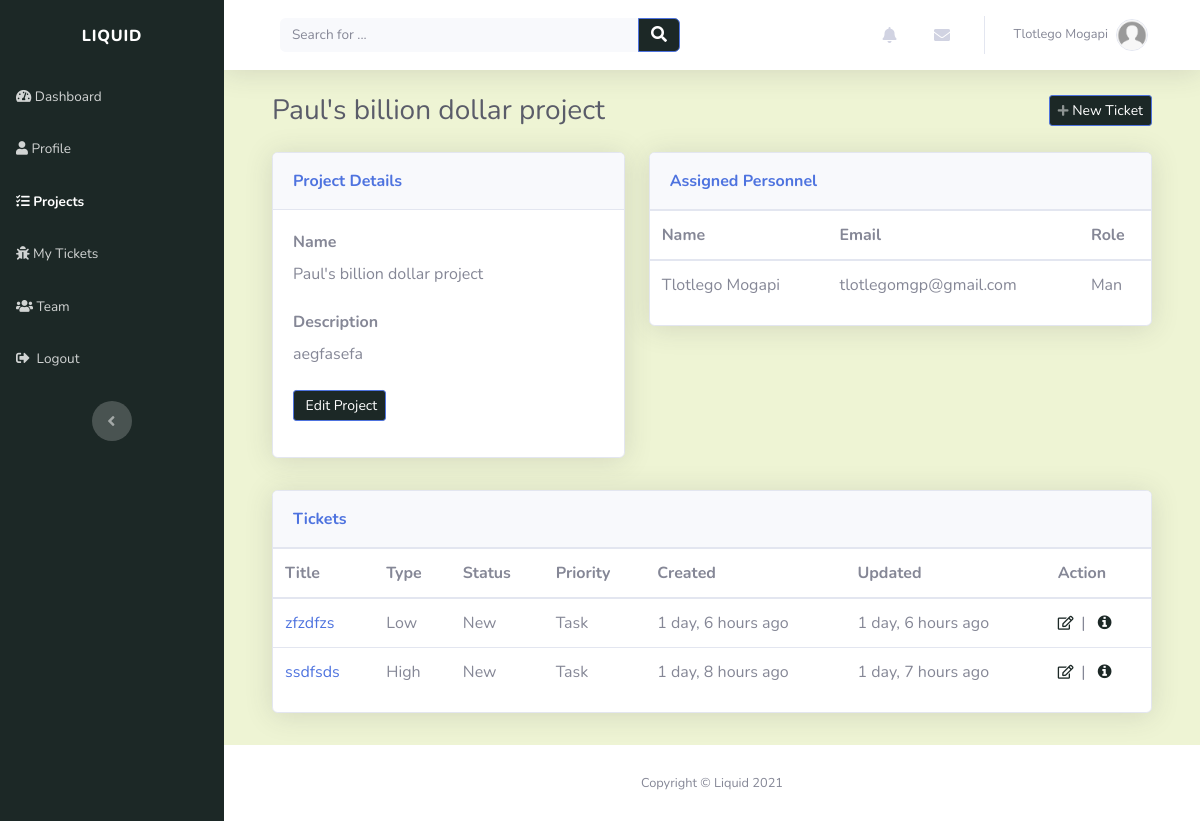
Page /projects/pauls-billion-dollar-project-3w6gdtl8/ (signed in) on the earlier database version.
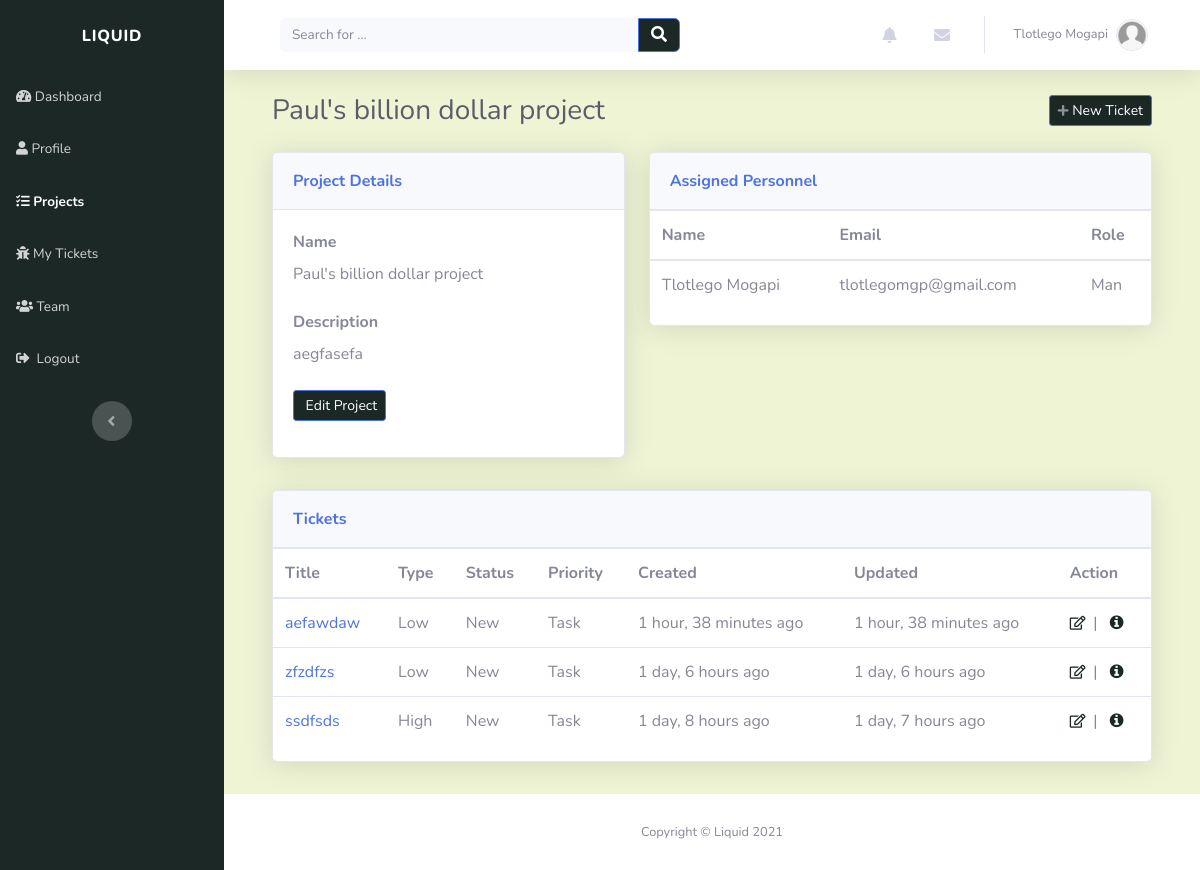
Same page on the later database version.
### account/models.py (models this page shows, shortened)
class Profile(models.Model):
    user = models.OneToOneField(settings.AUTH_USER_MODEL, on_delete=models.CASCADE, unique=True)
    profile_picture = models.ImageField(default='default.jpg', upload_to='profile_images', blank=True)
    website = models.URLField(blank=True)
    first_name = models.CharField(max_length=30, blank=True)
    last_name = models.CharField(max_length=30, blank=True)
    address = models.CharField(max_length=50, blank=True)
    city = models.CharField(max_length=50, blank=True)
    country = models.CharField(max_length=50, blank=True)
    slug = models.SlugField(unique=True, blank=True)
    def __str__(self):
        return self.user.email

class Account(AbstractBaseUser):
    email = models.EmailField(verbose_name="email", max_length=30, unique=True)
    username = models.CharField(max_length=30, unique=True)
    date_created = models.DateTimeField(verbose_name="date created", auto_now_add=True)
    last_login = models.DateTimeField(verbose_name="last login", auto_now=True)
    is_admin = models.BooleanField(default=False)
    is_staff = models.BooleanField(default=False)
    is_active = models.BooleanField(default=True)
    is_super_user = models.BooleanField(default=False)
    USERNAME_FIELD = 'email'
    REQUIRED_FIELDS = ['username']
    objects = AccountManager()

### projects/models.py (models this page shows, shortened)
class Project(models.Model):
    name = models.CharField(max_length=50, unique=True)
    description = models.CharField(max_length=200)
    created_on = models.DateTimeField(verbose_name="date created", auto_now_add=True)
    created_by = models.ForeignKey(Profile, on_delete=models.CASCADE)
    slug = models.SlugField(unique=True, blank=True)
    def __str__(self):
        return self.name

class ProjectRole(models.Model):
    ROLE = (
        ('ADMIN', 'Admin'),
        ('MAN', 'Project Manager'),
    )
    user = models.ForeignKey(Profile, on_delete=models.CASCADE)
    project = models.ForeignKey(Project, on_delete=models.CASCADE)
    user_role = models.CharField(max_length=20, choices=ROLE, default='MAN')
    created_on = models.DateTimeField(verbose_name="date added", auto_now_add=True)

### tickets/models.py (models this page shows, shortened)
class Ticket(models.Model):
    TICKET_PRIORITY = (
        ('LOW', 'Low'),
        ('MEDIUM', 'Medium'),
        ('HIGH', 'High'),
    )
    TICKET_STATUS = (
        ('NEW', 'New'),
        ('IN_PROGRESS', 'In Progress'),
        ('RESOLVED', 'Resolved'),
    )
    TICKET_TYPE = (
        ('TASK', 'Task'),
        ('BUG', 'Bug'),
        ('CHANGE', 'Change'),
        ('FEATURE', 'Feature request')
    )
    title = models.CharField(max_length=50)
    description = models.CharField(max_length=200)
    created_by = models.ForeignKey(Profile, on_delete=models.CASCADE)
    project = models.ForeignKey(Project, related_name="tickets", on_delete=models.CASCADE)
    created_on = models.DateTimeField(verbose_name="created_on", auto_now_add=True)
    updated = models.DateTimeField(verbose_name="date updated", auto_now=True)
    priority = models.CharField(max_length=12, choices=TICKET_PRIORITY, default='LOW')
    status = models.CharField(max_length=12, choices=TICKET_STATUS, default='NEW')
    class_type = models.CharField(max_length=12, choices=TICKET_TYPE, default='TASK')
    slug = models.SlugField(unique=True, blank=True)

### projects/views.py (the view)
# urls.py: path('<slug:slug>/', views.project_detail_view, name="view_project"),
@login_required(login_url='login_page')
def project_detail_view(request, slug):
    context = {}
    project = get_object_or_404(Project, slug=slug)
    context['user_roles'] = ProjectRole.objects.filter(project=project)
    context['tickets'] = Ticket.objects.filter(
        project=project).order_by('-created_on')
    context['project'] = project
    return render(request, "projects/project_detail.html", context)

### index/custom_processors.py (called while the page is built)
def profile_processor(request):
    if request.user.is_authenticated:
        user = request.user
        user_profile = get_object_or_404(Profile, user=user)
        user_messages = DirectMessage.objects.filter(receiver=user_profile).order_by('-created_on')[:5]
        user_alerts = Alert.objects.filter(user=user_profile).order_by('-created_on')[:5]
        return {'profile': user_profile, 'direct_messages': user_messages, 'alerts': user_alerts}
    else:
        return{}

### projects/templates/projects/project_detail.html
{% extends "index/header.html" %} {% load static %} {% block title %}Project{% endblock %} {% block content %}
<div class="container-fluid">
	<div class="d-sm-flex justify-content-between align-items-center mb-4">
		<h3 class="text-dark mb-0">{{project|truncatechars:40}}</h3>
		<a
			class="btn btn-primary btn-sm d-none d-sm-inline-block"
			role="button"
			href="{% url 'add_ticket' project.slug %}"
			style="background: rgb(28, 40, 38)"
			><em class="fas fa-plus fa-sm text-white-50"></em>&nbsp;New Ticket</a
		>
	</div>
	<div class="row mb-3">
		<div class="col-lg-5">
			<div class="row">
				<div class="col">
					<div class="card shadow mb-3">
						<div class="card-header py-3">
							<p class="text-primary m-0 font-weight-bold" style="color: rgb(28, 40, 38)">
								Project Details
							</p>
						</div>
						<div class="card-body">
							<div class="form-row">
								<div class="col">
									<div class="form-group">
										<label for="username"><strong>Name</strong></label>
										<p class="mb-4">{{ project.name }}</p>
									</div>
								</div>
							</div>
							<div class="form-row">
								<div class="col">
									<div class="form-group">
										<label for="first_name"><strong>Description</strong></label>
										<p class="mb-4">{{ project.description }}</p>
									</div>
								</div>
							</div>
							<div class="form-group">
								<a
									class="btn btn-primary btn-sm d-none d-sm-inline-block"
									role="button"
									href="{% url 'edit_project' project.slug %}"
									style="background: rgb(28, 40, 38)"
									>&nbsp;Edit Project</a
								>
							</div>
						</div>
					</div>
				</div>
			</div>
		</div>
		<div class="col-lg-7">
			<div class="row">
				<div class="col">
					<div class="card shadow mb-3">
						<div class="card-header py-3">
							<p class="text-primary m-0 font-weight-bold" style="color: rgb(28, 40, 38)">
								Assigned Personnel
							</p>
						</div>
						<div
							class="table-responsive table mt-0"
							id="dataTable"
							role="grid"
							aria-describedby="dataTable_info"
						>
							<table class="table my-0" id="dataTable" aria-describedby="users">
								<thead>
									<tr>
										<th scope="col">Name</th>
										<th scope="col">Email</th>
										<th scope="col">Role</th>
									</tr>
								</thead>
								<tbody>
									{% for user in user_roles %}
									<tr style="white-space: nowrap">
										<td>{{user.user.first_name}} {{user.user.last_name}}</td>
										<td>{{ user.user }}</td>
										<td>{{ user.user_role|title }}</td>
									</tr>
									{%endfor%}
								</tbody>
							</table>
						</div>
					</div>
				</div>
			</div>
		</div>
	</div>
	<div class="row mb-3">
		<div class="col-lg-12">
			<div class="row">
				<div class="col">
					<div class="card shadow mb-3">
						<div class="card-header py-3">
							<p class="text-primary m-0 font-weight-bold" style="color: rgb(28, 40, 38)">Tickets</p>
						</div>
						<div
							class="table-responsive table mt-0"
							id="dataTable"
							role="grid"
							aria-describedby="dataTable_info"
						>
							<table class="table my-0" id="dataTable" aria-describedby="projects">
								<thead>
									<tr>
										<th scope="col">Title</th>
										<th scope="col">Type</th>
										<th scope="col">Status</th>
										<th scope="col">Priority</th>
										<th scope="col">Created</th>
										<th scope="col">Updated</th>
										<th scope="col">Action</th>
									</tr>
								</thead>
								<tbody>
									{%for ticket in tickets %} {% include "tickets/snippets/ticket.html" %} {%endfor%}
								</tbody>
							</table>
						</div>
					</div>
				</div>
			</div>
		</div>
	</div>
</div>
{% endblock %}

### index/templates/index/header.html (shortened to what this page needs)
{% load static %}
<!DOCTYPE html>
<html lang="en">
	<head>
		<link rel="stylesheet" href="{% static 'index/bootstrap/css/bootstrap.min.css' %}" />
		<link rel="stylesheet" href="https://use.fontawesome.com/releases/v5.12.0/css/all.css" />
		<link
			rel="stylesheet"
			href="https://cdnjs.cloudflare.com/ajax/libs/font-awesome/4.7.0/css/font-awesome.min.css"
		/>
		<link rel="stylesheet" href="{% static 'index/fonts/fontawesome5-overrides.min.css' %}" />
	</head>
	<body id="page-top">
		<div id="wrapper">
			{% include "index/snippets/sidebar.html" %}
			<div class="d-flex flex-column" id="content-wrapper">
				<div id="content" style="background: rgb(238, 244, 212)">
					{% include "index/snippets/navbar.html" %}
					<div class="container-fluid">{% block content %} {% endblock %}</div>
				</div>
				<footer class="bg-white sticky-footer">
					<div class="container my-auto">
						<div class="text-center my-auto copyright"><span>Copyright © Liquid 2021</span></div>
					</div>
				</footer>
			</div>
		</div>
	</body>
</html>

### index/templates/index/snippets/sidebar.html (shortened to what this page needs)
<nav
	class="navbar navbar-dark align-items-start sidebar sidebar-dark accordion bg-gradient-primary p-0"
	style="background: rgb(28, 40, 38)"
>
	<div class="container-fluid d-flex flex-column p-0">
		<a class="navbar-brand d-flex sidebar-brand m-0" href="{% url 'index_page' %}">
			<div class="sidebar-brand-text mx-3"><span>Liquid</span></div>
		</a>
		<ul class="nav navbar-nav text-light" id="accordionSidebar">
			<li class="nav-item">
				<a
					class="nav-link {%if request.resolver_match.url_name == 'index_page' %}active{% endif %}"
					href="{% url 'index_page' %}"
					><em class="fas fa-tachometer-alt"></em><span>&nbsp;Dashboard</span></a
				>
			</li>
			<li class="nav-item">
				{% with 'user_profile view_profile' as urls %}
				<a
					class="nav-link {% if request.resolver_match.url_name in urls %}active{% endif %}"
					href="{% url 'user_profile' %}"
					><em class="fas fa-user"></em><span>&nbsp;Profile</span></a
				>
				{% endwith %}
			</li>
			<li class="nav-item">
				{% with 'projects_page add_project edit_project view_project' as urls %}
				<a
					class="nav-link {% if request.resolver_match.url_name in urls %}active{% endif %}"
					href="{% url 'projects_page' %}"
					><em class="fas fa-tasks"></em><span>&nbsp;Projects</span></a
				>
				{% endwith %}
			</li>
			<li class="nav-item">
				{% with 'tickets_page add_ticket edit_ticket view_ticket' as urls %}
				<a
					class="nav-link {% if request.resolver_match.url_name in urls %}active{%endif%}"
					href="{% url 'tickets_page' %}"
					><em class="fas fa-bug"></em><span>&nbsp;My Tickets</span></a
				>
				{% endwith %}
			</li>
			<li class="nav-item">
				{% with 'team_page manage_roles' as urls %}
				<a
					class="nav-link {% if request.resolver_match.url_name in urls %}active{%endif%}"
					href="{% url 'team_page' %}"
					><em class="fas fa-users"></em><span>&nbsp;Team</span></a
				>
				{% endwith %}
			</li>
			<li class="nav-item">
				<a class="nav-link" href="{% url 'logout' %}"
					><em class="fas fa-sign-out-alt"></em><span>&nbsp;&nbsp;Logout</span></a
				>
			</li>
		</ul>
		<div class="text-center d-none d-md-inline">
			<button class="btn rounded-circle border-0" id="sidebarToggle" type="button"></button>
		</div>
	</div>
</nav>

### index/templates/index/snippets/navbar.html (shortened to what this page needs)
<nav
	class="navbar navbar-light navbar-expand bg-white shadow mb-4 topbar static-top"
	style="background: rgb(238, 244, 212)"
>
	<div class="container-fluid">
		<div class="container-fluid">
			<form
				method="GET"
				action="{% url 'index_page' %}"
				target="_self"
				class="form-inline d-none d-sm-inline-block mr-auto ml-md-3 my-2 my-md-0 mw-100 navbar-search"
			>
				<div class="input-group">
					<input
						class="bg-light form-control border-0 small"
						type="search"
						placeholder="Search for ..."
						value="{{query}}"
						name="q"
					/>
					<div class="input-group-append">
						<button class="btn btn-primary py-0" type="submit" style="background: rgb(28, 40, 38)">
							<em class="fas fa-search"></em>
						</button>
					</div>
				</div>
			</form>
			<ul class="nav navbar-nav flex-nowrap ml-auto">
				<li class="nav-item dropdown no-arrow mx-1">
					<div class="nav-item dropdown no-arrow">
						<a class="dropdown-toggle nav-link" data-toggle="dropdown" aria-expanded="false" href="#"
							><em class="fas fa-bell fa-fw"></em
						></a>
					</div>
				</li>
				<li class="nav-item dropdown no-arrow mx-1">
					<div class="nav-item dropdown no-arrow">
						<a class="dropdown-toggle nav-link" data-toggle="dropdown" aria-expanded="false" href="#"
							><em class="fas fa-envelope fa-fw"></em></a
						>
					</div>
				</li>
				<li class="nav-item dropdown no-arrow">
					<div class="nav-item dropdown no-arrow">
						<a class="dropdown-toggle nav-link" data-toggle="dropdown" aria-expanded="false" href="#"
							><span class="d-none d-lg-inline mr-2 text-gray-600 small">
								{% if profile.first_name and profile.last_name %} {{profile.first_name}}
								{{profile.last_name}} {% else %} {{user}} {%endif%}
							</span>
							<img
								class="border rounded-circle img-profile"
								src="{{profile.profile_picture.url}}"
								alt="user image"
							/>
						</a>
					</div>
				</li>
			</ul>
		</div>
	</div>
</nav>

### tickets/templates/tickets/snippets/ticket.html
<tr style="white-space: nowrap">
	<td><a href="{% url 'view_ticket' ticket.slug %}">{{ ticket.title | truncatechars:40 }}</a></td>
	<td>{{ ticket.priority|title }}</td>
	<td>{{ ticket.status|title }}</td>
	<td>{{ ticket.class_type|title }}</td>
	<td>{{ ticket.created_on|timesince }} ago</td>
	<td>{{ ticket.updated|timesince }} ago</td>
	<td>{% include "tickets/snippets/ticket_action.html" %}</td>
</tr>

### tickets/templates/tickets/snippets/ticket_action.html
<a role="button" href="{% url 'edit_ticket' ticket.slug %}" style="color: rgb(28, 40, 38)" title="Edit"
	><em class="far fa-edit fa-sm">&nbsp</em></a
>
|&nbsp&nbsp
<a role="button" href="{% url 'view_ticket' ticket.slug %}" style="color: rgb(28, 40, 38)" title="More information"
	><em class="fa fa-info-circle">&nbsp</em></a
>

Differences in the rows shown:
added Ticket: title "aefawdaw", priority "Low", status "New", class_type "Task", created_on "1 hour, 38 minutes", updated "1 hour, 38 minutes"
